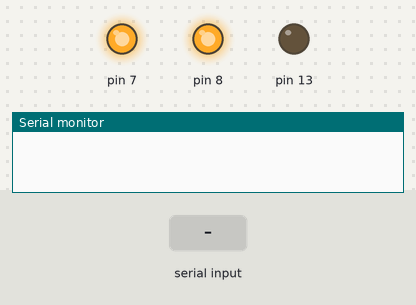
Recording of a sketch running on a simulated Arduino Uno, built with avr-gcc and run on an emulated ATmega328P. Shown: output pins drawn as LEDs (lit = HIGH), the last lines printed to the serial monitor. Inputs (shaded band) come from the test bench.

Above: at 1.2 s.
1.3 s: "1" received over Serial
At 2.1 s:
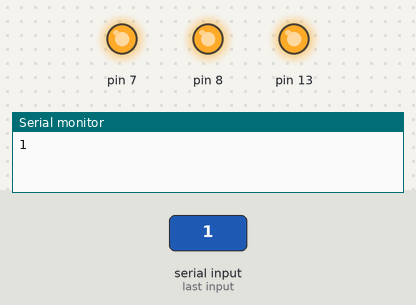
2.8 s: "5" received over Serial
At 3.2 s:
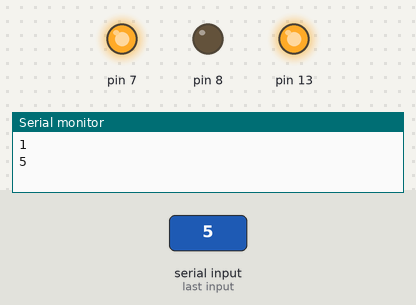
4.3 s: "0" received over Serial
At 5.5 s:
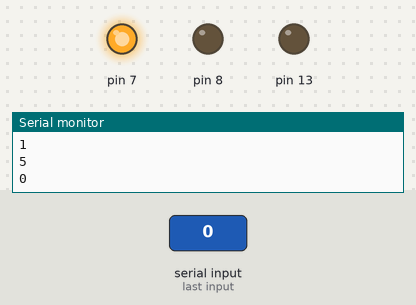
5.8 s: "2" received over Serial
At 6.7 s:
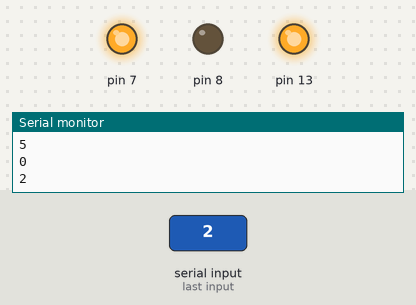
Timing chart, 0 to 8.3 s (numbered marks = the images above; inputs shaded):
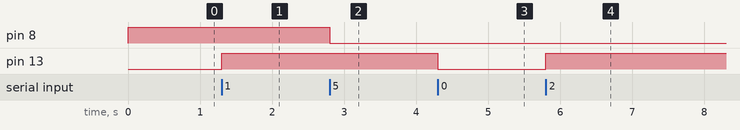

The sketch:

BT-Ventilator-Steuerung.ino
```cpp
char junk;
String inputString="";

// To flash the board you need to disconnect the HC-05 Module!

void setup(){
 Serial.begin(9600);            // set the baud rate to 9600, same should be of your Serial Monitor
 pinMode(13, OUTPUT);
 pinMode(7, OUTPUT);
 digitalWrite(7,HIGH);
 pinMode(8, OUTPUT);
 digitalWrite(8,HIGH);
}

void loop(){

  if(Serial.available()){
    while(Serial.available()){
        char inChar = (char)Serial.read();   //read the input
        inputString += inChar;               //make a string of the characters coming on serial
      }
      Serial.println(inputString);
      while (Serial.available() > 0){        // clear the serial buffer
        junk = Serial.read() ;
      }
      if(inputString == "1"){              //in case of '1'
          digitalWrite(13, HIGH);
      }else if(inputString == "0"){        //incase of '0'
          digitalWrite(13, LOW);
      }else if(inputString == "2"){        //incase of '2'
          digitalWrite(13, HIGH);
          delay(900000);
          digitalWrite(13, LOW);
          digitalWrite(8, LOW);
      }else if(inputString == "3"){        //incase of '3'
          digitalWrite(13, HIGH);
          delay(1800000);
          digitalWrite(13, LOW);
          digitalWrite(8, LOW);
      }else if(inputString == "4"){        //incase of '4'
          digitalWrite(13, HIGH);
          delay(3600000);
          digitalWrite(13, LOW);
          digitalWrite(8, LOW);
      }else if(inputString == "5"){        //incase of '5'
          digitalWrite(8, LOW);
      }

      inputString = "";
    }

}
```

Measured:
- after the input at 1.3 s, pin 13: LOW → HIGH at once
- after the input at 2.8 s, pin 8: HIGH → LOW at once
- after the input at 4.3 s, pin 13: HIGH → LOW at once
- after the input at 5.8 s, pin 13: LOW → HIGH at once
